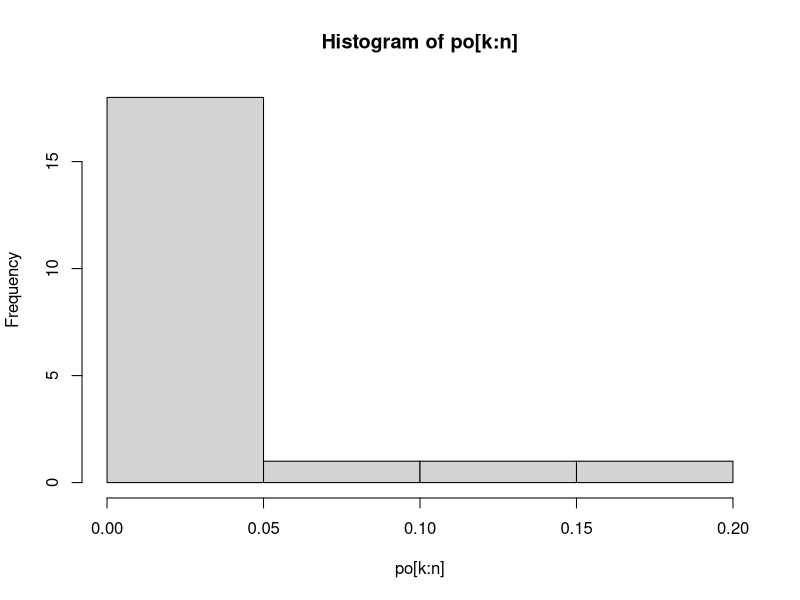
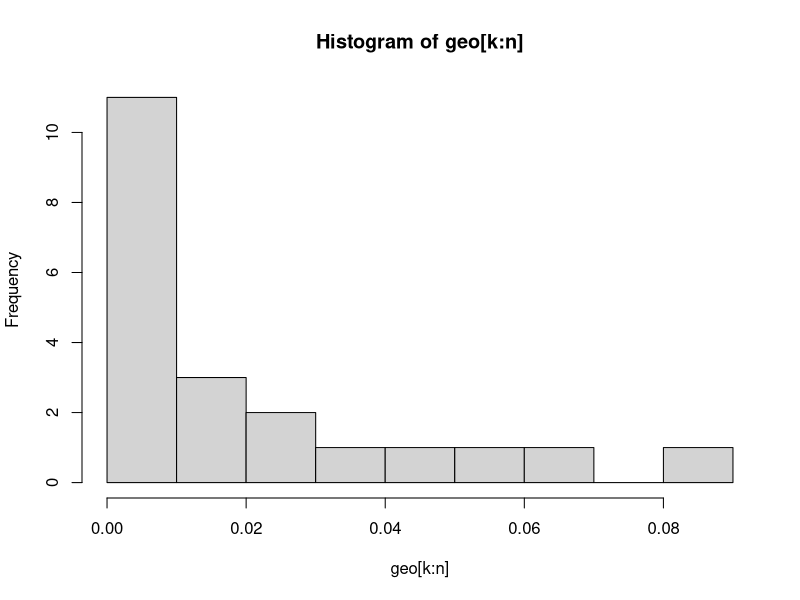
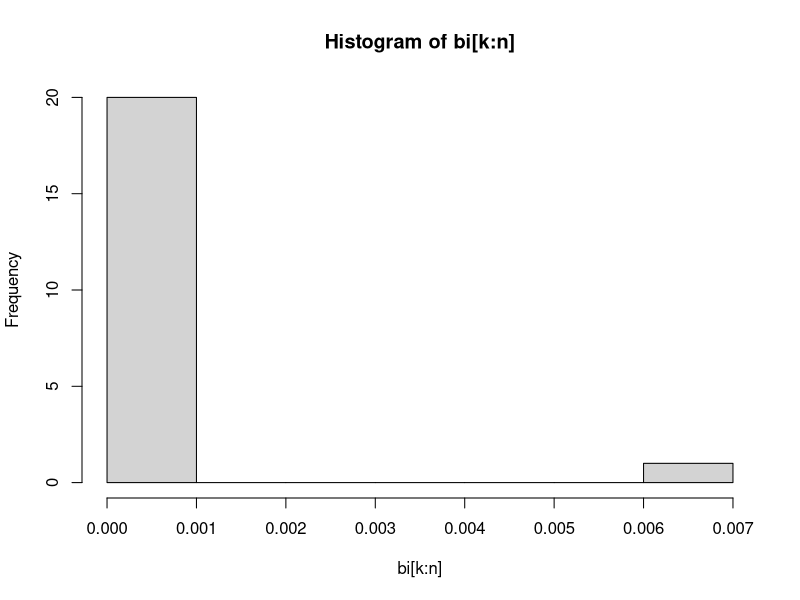

The R source for these figures, in order: (Note: a time limit stopped this script after it produced the figures.)
#TEMA A
#A1
#a)
ex1a = function(lambda, p, k, n) {
  po = dpois(0:n, lambda)
  geo = dgeom(0:n, p)
  bi = dbinom(0:n, k, p)
  
  hist(po[k:n])
  hist(geo[k:n])
  hist(bi[k:n])
  
}
ex1a(3, 0.2, 5, 25)

## b
p=0.3
P_X_impar = dgeom(seq(1, 100000, 2), p)

P_X_mare_sau_egala_cu_4 = 1 - pgeom(3, p)

P_X_mica_sau_egala_cu_20 = pgeom(20, p)

sum(P_X_impar)
P_X_mare_sau_egala_cu_4
P_X_mica_sau_egala_cu_20

#c)  PROBLEME!!!!!!!!!
# Parametrii
lambda <- 2  # Parametrul lambda pentru distributia Poisson

# Determinarea celei mai mici valori k0 pentru care P(Y >= k0) < 10^(-7)
k0 <- 0  # Valoarea initiala pentru k0
while (ppois(k0, lambda) >= 10^(-7)) {
  k0 <- k0 + 1
}

# Afisarea rezultatului
print(paste("Cea mai mica valoare a lui k0:", k0))

#A2
ex2a=function(x) {
  yp = vector()
  ys = vector()
  yp[1] = median(p)
  yp[2] = mean(p)
  yp[3] = sd(p)
  yp[4] = as.vector(quantile(p))[1 + 1] # Q1
  yp[5] = as.vector(quantile(p))[1 + 2] # Q2
  yp[6] = as.vector(quantile(p))[1 + 3] # Q3
  
  ys[1] = median(s)
  ys[2] = mean(s)
  ys[3] = sd(s)
  ys[4] = as.vector(quantile(s))[1 + 1] # Q1
  ys[5] = as.vector(quantile(s))[1 + 2] # Q2
  ys[6] = as.vector(quantile(s))[1 + 3] # Q3
  
  print(yp);
  print(ys);
}
x=read.csv("note.csv", header=T, sep=",")
p=x[['P']]
s=x[['S']]
ex2a(x)
# sample=scan("note.txt")
summary(p)

ex2b = function(x) {
  n = length(x)
  medie = mean(x)
  s = sd(x) # devSt
  
  left = medie - s * 2
  right = medie + s * 2
  
  y = vector()
  z = vector()   # pentru a afisa valorile aberante
  p=0
  l = 0
  for(i in 1:n) {
    if(x[i] - left > 0 && x[i] - right < 0) {
      l = l + 1
      y[l] = x[i]
    }
    else {
      p=p+1
      z[p]=x[i]
    }
  }
  
  return (y)  #(returneaza esantionul fara valori aberante)
  
  # return (z) #(returneaza valorile aberante)
}
x=read.csv("note.csv", header=T, sep=",")
p=x[['P']]
s=x[['S']]
ex2b(p);
ex2b(s)

ex2c = function(x) {
  sample = c(ex2b(x)) # vectorul curatat
  C=c(1, 2, 3, 4, 5, 6, 7, 8, 9, 10)  #am scris numerele pe intervale de la 10 la 100 deoarece punctajele din note.txt apartin acestor intervale, valorile mai mici de 10 fiind valori aberante eiminate
  
  hist(sample, breaks=C,freq = F ,right = T)
}
x=read.csv("note.csv", header=T, sep=",")
p=x[['P']]
s=x[['S']]
ex2c(p)
ex2c(s)
